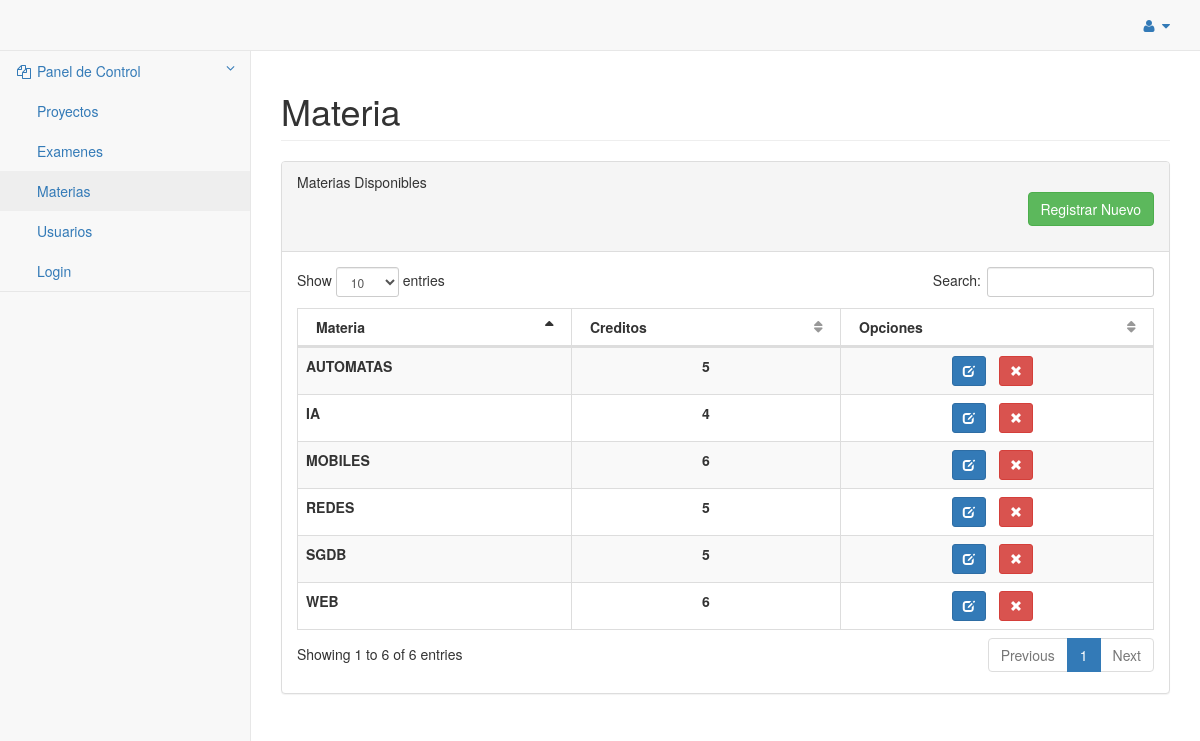
/pages/materias/listarMaterias.php, run on an earlier commit of the app's database.
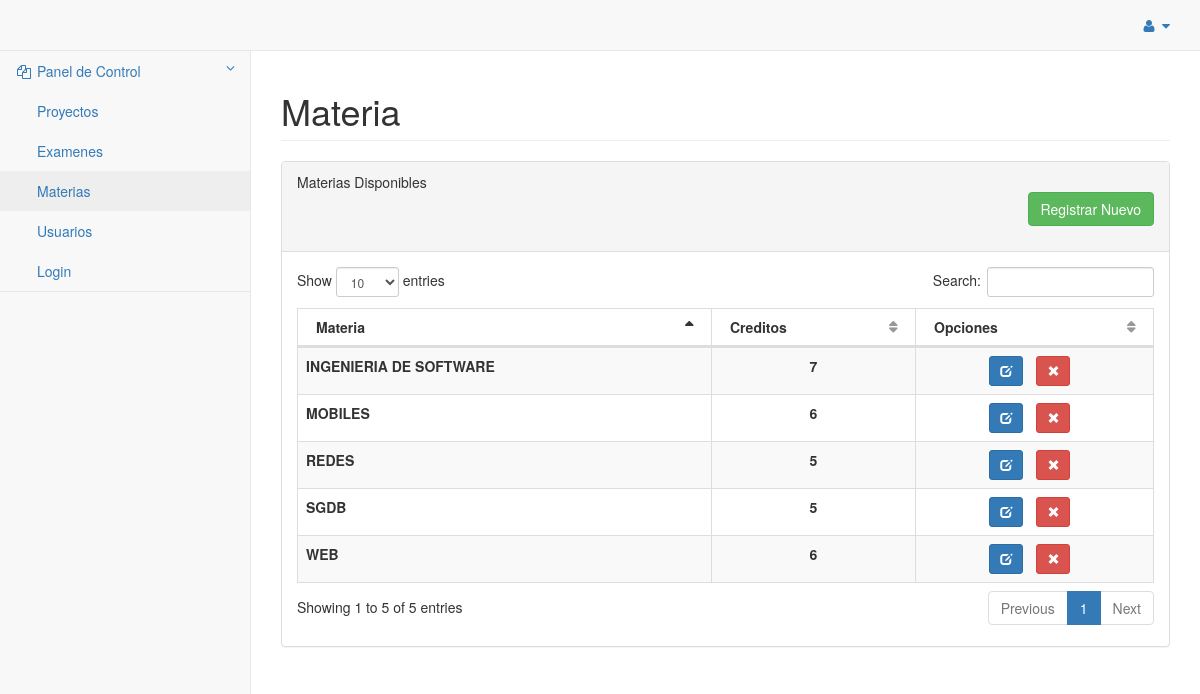
And on a later commit of the database.
### tables this page shows
CREATE TABLE `materia` (
  `idmateria` int(11) NOT NULL AUTO_INCREMENT,
  `nombre` varchar(45) NOT NULL,
  `creditos` int(11) NOT NULL,
  `idDocente` int(11) NOT NULL,
  PRIMARY KEY (`idmateria`),
  KEY `idDocente_idx` (`idDocente`),
  CONSTRAINT `idDocente` FOREIGN KEY (`idDocente`) REFERENCES `docente` (`idUsuario`) ON DELETE CASCADE ON UPDATE CASCADE
);

### modelo/dbconnection.php (called while the page is built, shortened)
<?php
class DbConnection {
    private static $instance = null;
    private $mysqlInstance = null;
    public function __construct() {
        @$this->mysqlInstance = new mysqli(DB_HOST, DB_USER, DB_PASS, DB_NAME, DB_PORT);
    }
    public static function getInstance() {
        if (is_null(self::$instance) || !(self::$instance instanceof DbConnection)) {
            self::$instance = new DbConnection();
        }
        return self::$instance;
    }
    public function executeQuery($sql, $params = NULL) {
        $stmt = $this->mysqlInstance->query($sql);
        return $stmt;
    }
    public function executeSelectQuery($sql) {
        $dbResult = $this->executeQuery($sql);
        $result = [];
        if ($dbResult) {
            while ($fila = $dbResult->fetch_assoc()) {
                array_push($result, $fila);
            }
        } else {
            die("Error: " . $this->mysqlInstance->error . $this->mysqlInstance->errno);
        }
        return $result;
    }
}

### modelo/materiaController.php (called while the page is built, shortened)
<?php
include_once 'dbconnection.php';
class materiaController {
    public function listarMaterias($idDocente) {
         $conex = DbConnection::getInstance();
         try {
            $query = 'SELECT idmateria,nombre,creditos,idDocente  '
                    . 'FROM materia WHERE idDocente='.$idDocente;
            $resultado = $conex->executeSelectQuery($query, '');
            return $resultado;
        } catch (RuntimeException $ex) {
            @header('Location:pages/error.html');
        }
    }
}

### pages/materias/listarMaterias.php (the view, shortened to what the changed rows need)
<?php
include '../../modelo/materiaController.php';
?>
<!DOCTYPE html>
<html lang="en">
    <head>
        <link href="../../static/css/bootstrap.min.css" rel="stylesheet">
        <link href="../../static/metisMenu/dist/metisMenu.min.css" rel="stylesheet">
        <link href="../../static/DATA_TABLES/datatables-plugins/integration/bootstrap/3/dataTables.bootstrap.css" rel="stylesheet">
        <link href="../../static/DATA_TABLES/datatables-responsive/css/dataTables.responsive.css" rel="stylesheet">
        <link href="../../static/css/sb-admin-2.css" rel="stylesheet">
        <link href="../../static/css/font-awesome.min.css" rel="stylesheet" type="text/css">
    </head>
    <body>
        <div id="wrapper">
            <div id="page-wrapper">
                <div class="row">
                    <div class="col-lg-12">
                        <h1 class="page-header">Materia</h1>
                    </div>
                </div>
                <div class="row">
                    <div class="col-lg-12">
                        <div class="panel panel-default">
                            <div class="panel-body">
                                <div class="dataTable_wrapper">
                                    <table class="table table-striped table-bordered table-hover" id="dataTables-example">
                                        <thead>
                                            <tr>
                                                <th>Materia</th>
                                                <th>Creditos</th>
                                                <th>Opciones</th>
                                            </tr>
                                        </thead>
                                        <tbody>
                                            <?php
                                            $idDocente = 1;
                                            $materias = new materiaController();
                                            $materia_ARRAY = $materias->listarMaterias($idDocente);
                                            foreach ($materia_ARRAY as $value) {
                                                if (isset($value['idmateria'])) {
                                                    ?>
                                                    <tr class="odd gradeA">
                                                        <td><b><?php echo $value['nombre']; ?></b></td>
                                                        <td class="text-center"><b><?php echo $value['creditos']; ?></b></td>
                                                        <td class="text-center">
                                                            <div class="toolbar text-center" role="toolbar">
                                                                <div class="btn-group" role="group">
                                                                    <form action="gestionMaterias_modificar.php" method="post">
                                                                        <button class="btn btn-sm btn-primary col-md-offset-2" id="editar" name="editarMateria" value='<?php echo $value['idmateria']; ?>'
                                                                                style="padding-right:10px"><i class="glyphicon glyphicon-edit"
                                                                                                      onClick=" window.location.href = 'gestionMaterias_modificar.php'">
                                                                            </i></button>
                                                                    </form>
                                                                </div>
                                                                <div class="btn-group" role="group">
                                                                    <form role="form" class="form-inline col-md-2"  method="POST" action="">
                                                                        <div class="btn-group" role="group">
                                                                            <button  type="button" class="btn btn-sm btn-danger"  value="<?php echo ' ' . $value['idmateria']; ?>"
                                                                                     id="btn_delete_<?php echo $value['idmateria']; ?>" name="elimiar_pro"
                                                                                     onclick="$('#idTo').val($('#btn_delete_<?php echo $value['idmateria']; ?>').attr('value'));
                                                                                                     $('#myModal').modal('show');">
                                                                                <i class="glyphicon glyphicon-remove"></i>
                                                                            </button>
                                                                        </div>
                                                                    </form>
                                                                </div>
                                                        </td>
                                                    </tr>
                                                <?php }
                                            }
                                            ?>
                                        </tbody>
                                    </table>
                                </div>
                            </div>
                        </div>
                    </div>
                </div>
            </div>
        </div>
    </body>
</html>

What changed in the data, as far as the page shows it:
removed materia: nombre "IA", creditos "4", $value['idmateria'] 3 (drawn)
removed materia: nombre "AUTOMATAS", creditos "5"
added materia: nombre "INGENIERIA DE SOFTWARE", creditos "7", $value['idmateria'] 8 (drawn)
Also different on the page:
text written by a page script: "Show entries Search: Showing 1 to 6 of 6 entries Previous 1 Next" → "Show entries Search: Showing 1 to 5 of 5 entries Previous 1 Next"
